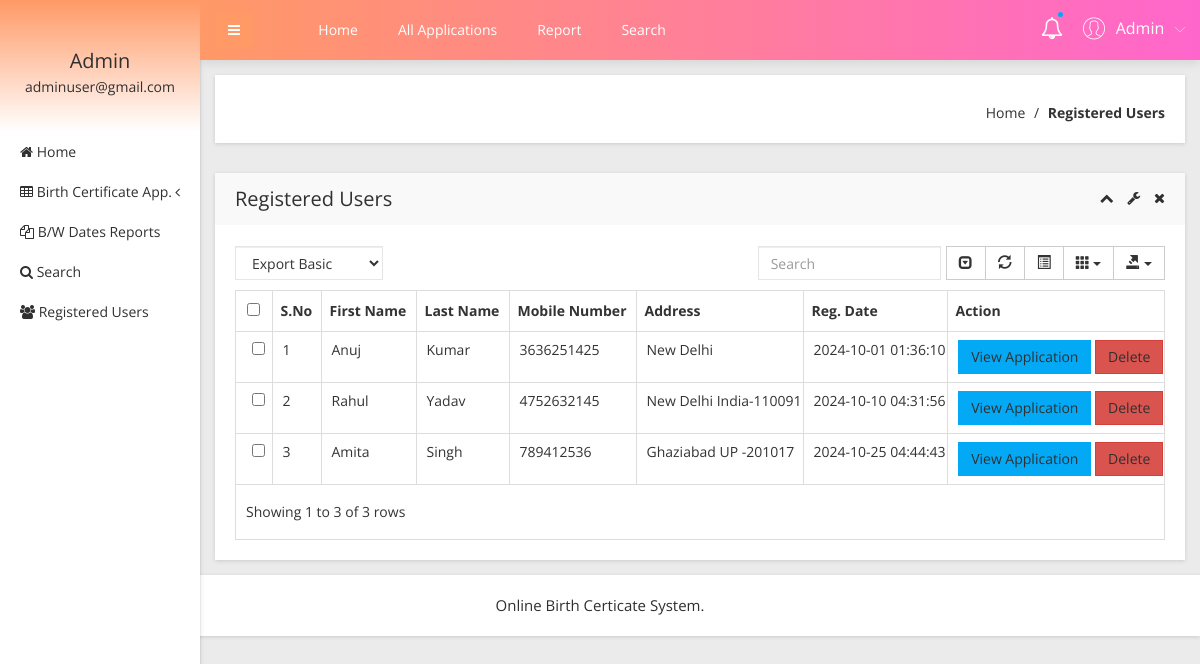
The app's page /obcs/admin/registered-users.php (signed in) with its own data.
### tables this page shows
CREATE TABLE `tbluser` (
  `ID` int(10) NOT NULL,
  `FirstName` varchar(200) DEFAULT NULL,
  `LastName` varchar(200) DEFAULT NULL,
  `MobileNumber` bigint(10) DEFAULT NULL,
  `Address` mediumtext DEFAULT NULL,
  `Password` varchar(200) NOT NULL,
  `RegDate` timestamp NULL DEFAULT current_timestamp()
);

### obcs/admin/registered-users.php (the view, shortened to what this page needs)
<?php
include('includes/dbconnection.php');
if (strlen($_SESSION['obcsaid']==0)) {
  header('location:logout.php');
  } else{
  ?>
<!doctype html>
<html class="no-js" lang="en">
<head>
    <link rel="stylesheet" href="css/bootstrap.min.css">
    <link rel="stylesheet" href="css/font-awesome.min.css">
    <link rel="stylesheet" href="css/adminpro-custon-icon.css">
    <link rel="stylesheet" href="css/meanmenu.min.css">
    <link rel="stylesheet" href="css/jquery.mCustomScrollbar.min.css">
    <link rel="stylesheet" href="css/animate.css">
    <link rel="stylesheet" href="css/data-table/bootstrap-table.css">
    <link rel="stylesheet" href="css/data-table/bootstrap-editable.css">
    <link rel="stylesheet" href="css/normalize.css">
    <link rel="stylesheet" href="css/c3.min.css">
    <link rel="stylesheet" href="style.css">
    <link rel="stylesheet" href="css/responsive.css">
</head>
<body class="materialdesign">
    <div class="wrapper-pro">
      <?php include_once('includes/sidebar.php');?>
        <?php include_once('includes/header.php');?>
            <div class="breadcome-area mg-b-30 small-dn">
                <div class="container-fluid">
                    <div class="row">
                        <div class="col-lg-12">
                            <div class="breadcome-list shadow-reset">
                                <div class="row">
                                    <div class="col-lg-12">
                                        <ul class="breadcome-menu">
                                            <li><a href="dashboard.php">Home</a> <span class="bread-slash">/</span>
                                            </li>
                                            <li><span class="bread-blod">Registered Users</span>
                                            </li>
                                        </ul>
                                    </div>
                                </div>
                            </div>
                        </div>
                    </div>
                </div>
            </div>
            <div class="data-table-area mg-b-15">
                <div class="container-fluid">
                    <div class="row">
                        <div class="col-lg-12">
                            <div class="sparkline13-list shadow-reset">
                                <div class="sparkline13-hd">
                                    <div class="main-sparkline13-hd">
                                        <h1>Registered Users</h1>
                                        <div class="sparkline13-outline-icon">
                                            <span class="sparkline13-collapse-link"><i class="fa fa-chevron-up"></i></span>
                                            <span><i class="fa fa-wrench"></i></span>
                                            <span class="sparkline13-collapse-close"><i class="fa fa-times"></i></span>
                                        </div>
                                    </div>
                                </div>
                                <div class="sparkline13-graph">
                                    <div class="datatable-dashv1-list custom-datatable-overright">
                                        <div id="toolbar">
                                            <select class="form-control">
                                                <option value="">Export Basic</option>
                                            </select>
                                        </div>
                                        <table id="table" data-toggle="table" data-pagination="true" data-search="true" data-show-columns="true" data-show-pagination-switch="true" data-show-refresh="true" data-key-events="true" data-show-toggle="true" data-resizable="true" data-cookie="true" data-cookie-id-table="saveId" data-show-export="true" data-click-to-select="true" data-toolbar="#toolbar">
                                            <thead>
                                                <tr>
                                                    <th>S.No</th>
                                                    <th>First Name</th>
                                                    <th>Last Name</th>
                                                    <th >Mobile Number</th>
                                                    <th>Address</th>
                                                    <th>Reg. Date</th>
                                                    <th data-field="action">Action</th>
                                                </tr>
                                            </thead>
                                            <tbody>
                                              <?php
$sql="SELECT * from tbluser";
$query = $dbh -> prepare($sql);
$query->execute();
$results=$query->fetchAll(PDO::FETCH_OBJ);
$cnt=1;
if($query->rowCount() > 0)
{
foreach($results as $row)
{               ?>
                                                <tr>
                                                    <td><?php echo htmlentities($cnt);?></td>
                                                    <td><?php  echo htmlentities($row->FirstName);?></td>
                                                    <td><?php  echo htmlentities($row->LastName);?></td>
                                                   <td><?php  echo htmlentities($row->MobileNumber);?></td>
                                                    <td><?php  echo htmlentities($row->Address);?></td>
                <td><?php  echo htmlentities($row->RegDate);?>
                  </td>
                                                    <td class="datatable-ct"><a href="users-applications.php?userid=<?php echo htmlentities ($row->ID);?>&&fname=<?php  echo htmlentities($row->FirstName);?>" class="btn btn-primary" target="_blank">View Application</a>
<a href="registered-users.php?del=<?php echo htmlentities($row->ID);?>" onclick="return confirm('Do you really want to delete?');" class="btn btn-danger">Delete</a>
                                                    </td>
                                                </tr>
                                             <?php $cnt=$cnt+1;}} ?>
                                            </tbody>
                                        </table>
                                    </div>
                                </div>
                            </div>
                        </div>
                    </div>
                </div>
            </div>
        </div>
    </div>
  <?php include_once('includes/footer.php');?>
</body>
</html><?php }  ?>

### obcs/admin/includes/sidebar.php (shortened to what this page needs)
     <?php
include('includes/dbconnection.php');
if (strlen($_SESSION['obcsaid']==0)) {
  header('location:logout.php');
  } else{
  ?>
  <div class="left-sidebar-pro">
            <nav id="sidebar">
                <div class="sidebar-header">
                    <?php
$aid=$_SESSION['obcsaid'];
$sql="SELECT AdminName,Email from  tbladmin where ID=:aid";
$query = $dbh -> prepare($sql);
$query->bindParam(':aid',$aid,PDO::PARAM_STR);
$query->execute();
$results=$query->fetchAll(PDO::FETCH_OBJ);
$cnt=1;
if($query->rowCount() > 0)
{
foreach($results as $row)
{               ?>
                    <h3> <?php  echo $row->AdminName;?></h3>
                    <p> <?php  echo $row->Email;?></p>
                  <?php $cnt=$cnt+1;}} ?>
                </div>
                <div class="left-custom-menu-adp-wrap">
                    <ul class="nav navbar-nav left-sidebar-menu-pro">
                        <li class="nav-item">
                            <a href="dashboard.php" role="button" aria-expanded="false"><i class="fa big-icon fa-home"></i> <span class="mini-dn">Home</span> </a>
                        </li>
                        <li class="nav-item"><a href="#" data-toggle="dropdown" role="button" aria-expanded="false" class="nav-link dropdown-toggle"><i class="fa big-icon fa-table"></i> <span class="mini-dn">Birth Certificate App.</span> <span class="indicator-right-menu mini-dn"><i class="fa indicator-mn fa-angle-left"></i></span></a>
                        </li>
                        <li class="nav-item">
                            <a href="between-dates-report.php" role="button" aria-expanded="false"><i class="fa big-icon fa-files-o"></i> <span class="mini-dn">B/W Dates Reports</span> </a>
                        </li>
                        <li class="nav-item">
                            <a href="search.php" role="button" aria-expanded="false"><i class="fa fa-search"></i> <span class="mini-dn">Search</span> </a>
                        </li>
                             <li class="nav-item">
                            <a href="  registered-users.php" role="button" aria-expanded="false"><i class="fa fa-users"></i> <span class="mini-dn">Registered Users</span> </a>
                        </li>
                    </ul>
                </div>
            </nav>
        </div>
        <?php }  ?>

### obcs/admin/includes/header.php (shortened to what this page needs)
      <?php
include('includes/dbconnection.php');
if (strlen($_SESSION['obcsaid']==0)) {
  header('location:logout.php');
  } else{
  ?>
 <div class="content-inner-all">
            <div class="header-top-area">
                <div class="fixed-header-top">
                    <div class="container-fluid">
                        <div class="row">
                            <div class="col-lg-1 col-md-6 col-sm-6 col-xs-12">
                                <button type="button" id="sidebarCollapse" class="btn bar-button-pro header-drl-controller-btn btn-info navbar-btn">
                                    <i class="fa fa-bars"></i>
                                </button>
                            </div>
                            <div class="col-lg-6 col-md-1 col-sm-1 col-xs-12">
                                <div class="header-top-menu tabl-d-n">
                                    <ul class="nav navbar-nav mai-top-nav">
                                        <li class="nav-item"><a href="dashboard.php" class="nav-link">Home</a>
                                        </li>
                                        <li class="nav-item"><a href="all-applications.php" class="nav-link">All Applications</a>
                                        </li>
                                        <li class="nav-item"><a href="between-dates-report.php" class="nav-link">Report</a>
                                        </li>
                                        <li class="nav-item"><a href="search.php" class="nav-link">Search</a>
                                        </li>
                                    </ul>
                                </div>
                            </div>
                            <div class="col-lg-5 col-md-5 col-sm-6 col-xs-12">
                                <div class="header-right-info">
                                    <ul class="nav navbar-nav mai-top-nav header-right-menu">
                                        <li class="nav-item"><a href="new-birth-application.php" data-toggle="dropdown" role="button" aria-expanded="false" class="nav-link dropdown-toggle"><i class="fa fa-bell-o" aria-hidden="true"></i><span class="indicator-nt"></span></a>
                                        </li>
                                        <li class="nav-item">
                                            <a href="#" data-toggle="dropdown" role="button" aria-expanded="false" class="nav-link dropdown-toggle">
                                                <?php
$aid=$_SESSION['obcsaid'];
$sql="SELECT AdminName,Email from  tbladmin where ID=:aid";
$query = $dbh -> prepare($sql);
$query->bindParam(':aid',$aid,PDO::PARAM_STR);
$query->execute();
$results=$query->fetchAll(PDO::FETCH_OBJ);
$cnt=1;
if($query->rowCount() > 0)
{
foreach($results as $row)
{               ?>
                                                <span class="adminpro-icon adminpro-user-rounded header-riht-inf"></span>
                                                <span class="admin-name"><?php  echo $row->AdminName;?></span>
                                                <span class="author-project-icon adminpro-icon adminpro-down-arrow"></span><?php $cnt=$cnt+1;}} ?>
                                            </a>
                                        </li>
                                    </ul>
                                </div>
                            </div>
                        </div>
                    </div>
                </div>
            </div><?php }  ?>

### obcs/admin/includes/footer.php
<div class="footer-copyright-area">
    <div class="container-fluid">
        <div class="row">
            <div class="col-lg-12">
                <div class="footer-copy-right">
                    <p> Online Birth Certicate System.</p>
                </div>
            </div>
        </div>
    </div>
</div>

### records on screen
tbluser: FirstName "Anuj", LastName "Kumar", MobileNumber "3636251425", Address "New Delhi", RegDate "2024-10-01 01:36:10"
tbluser: FirstName "Rahul", LastName "Yadav", MobileNumber "4752632145", Address "New Delhi India-110091", RegDate "2024-10-10 04:31:56"
tbluser: FirstName "Amita", LastName "Singh", MobileNumber "789412536", Address "Ghaziabad UP -201017", RegDate "2024-10-25 04:44:43"

### other values on screen
$row->AdminName "Admin"
$row->Email "adminuser@gmail.com"
